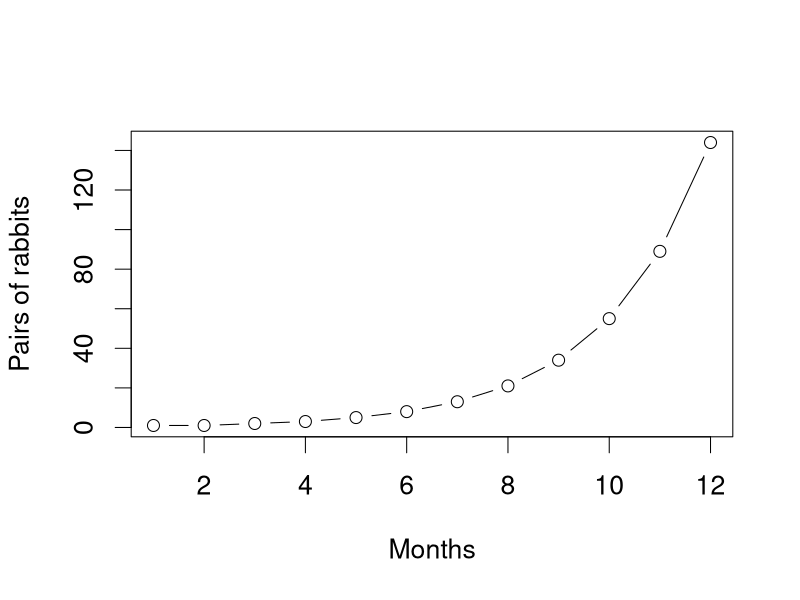
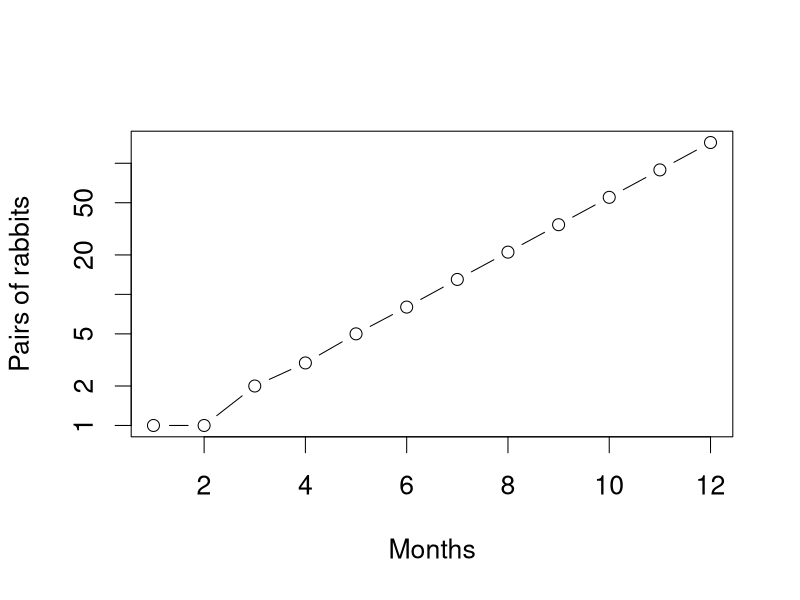

Reproduce these figures in R, in order.
FibSeries = function(n){
	f <- c(1, 1)
	if (n>2){
		for (i in 3:n){
			f[i] <- f[i-2]+f[i-1]
		}
	}
	f
}

rabbit_plot = function(months=12, log=""){
	par(cex=1.6)
	plot(1:months, FibSeries(months),
		xlab = "Months", ylab = "Pairs of rabbits", type="b",
		log=log
	)
}

pdf("rabbits.pdf")
rabbit_plot()

pdf("log_rabbits.pdf")
rabbit_plot(log="y")
